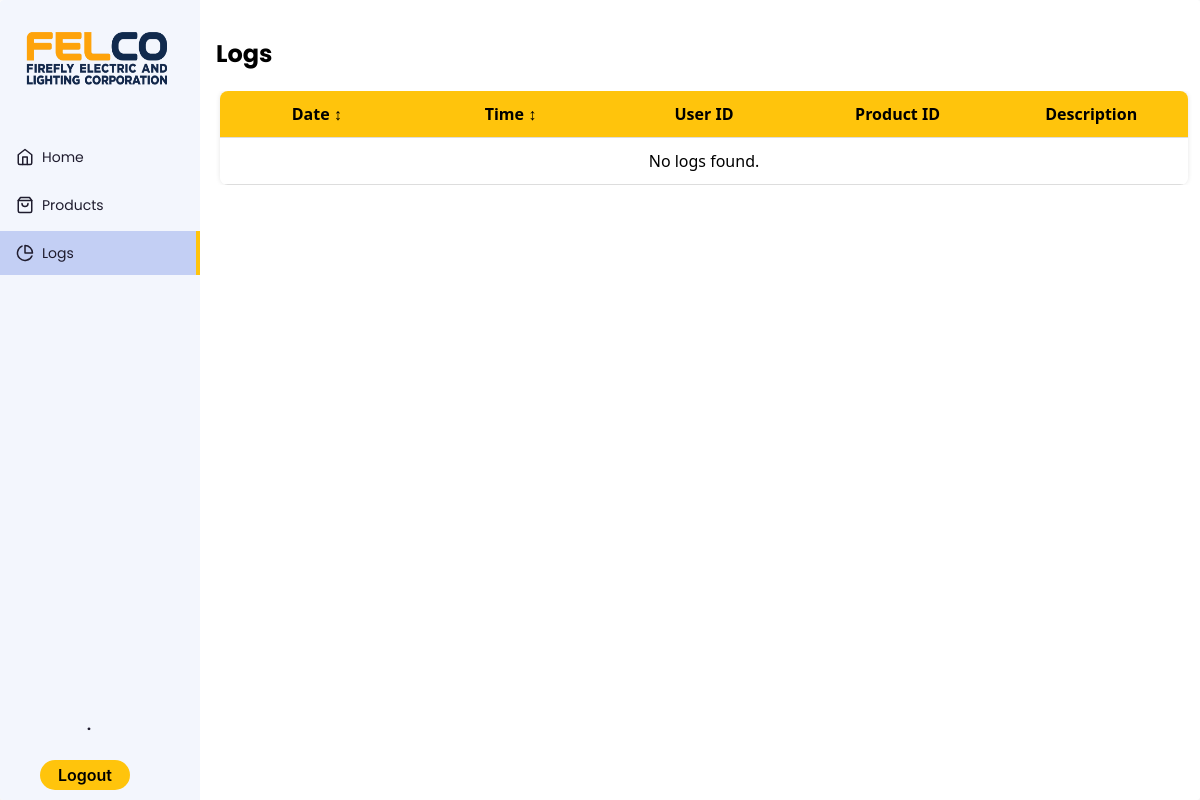
The app's page /logs.php, older data.
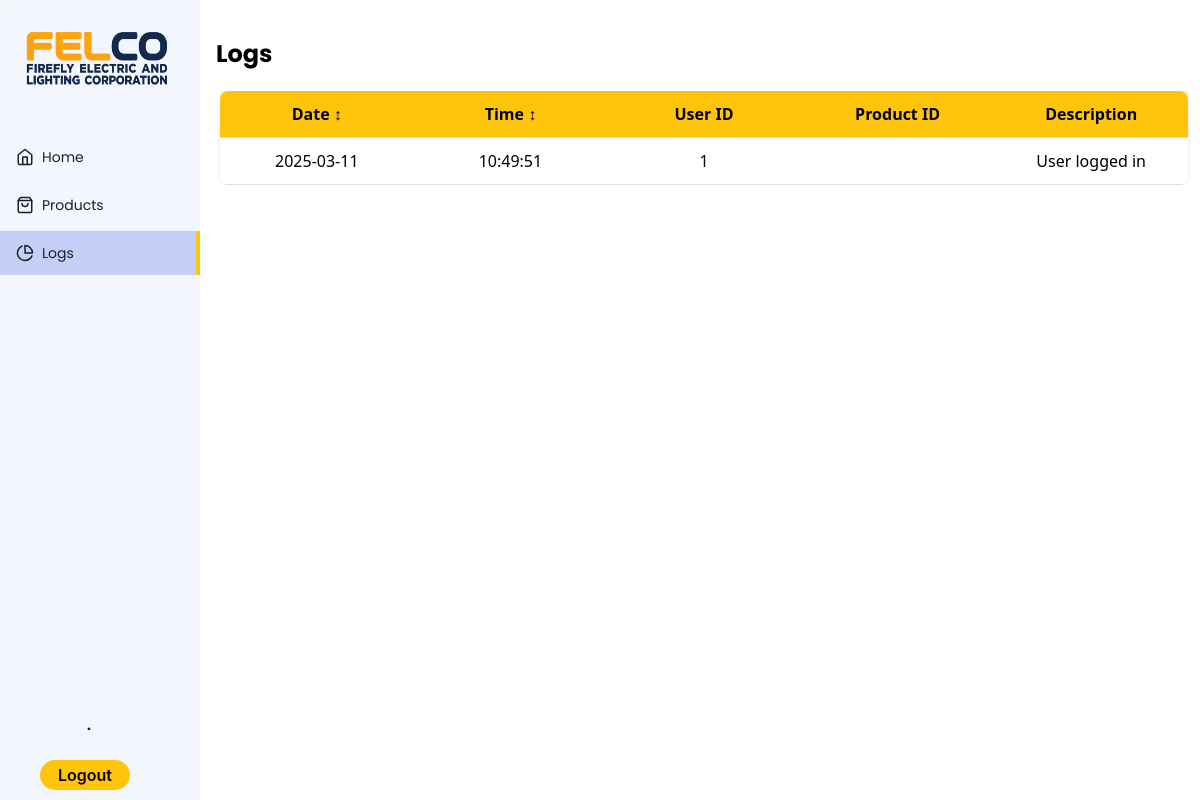
The same page, newer data.
### tables this page shows
CREATE TABLE `logs` (
  `id` INT(11) NOT NULL AUTO_INCREMENT,
  `description` VARCHAR(50) NOT NULL,
  `userID` INT(5) NOT NULL,
  `productID` INT(5) DEFAULT NULL,
  `datetime` DATETIME NOT NULL,
  PRIMARY KEY (`id`),
  KEY `userID` (`userID`),
  KEY `productID` (`productID`),
  CONSTRAINT `logs_ibfk_1` FOREIGN KEY (`userID`) REFERENCES `account` (`id`) ON DELETE CASCADE ON UPDATE CASCADE,
  CONSTRAINT `logs_ibfk_2` FOREIGN KEY (`productID`) REFERENCES `product` (`id`) ON DELETE SET NULL ON UPDATE CASCADE
);

### logs.php (the view, shortened to what this page needs)
<!DOCTYPE html>
<?php
$servername = "127.0.0.1";
$username = "root";
$password = "";
$database = "itisdev";
$conn = new mysqli($servername, $username, $password, $database);
$sql = "SELECT id, datetime, userID, productID, description FROM logs ORDER BY datetime DESC";
$result = $conn->query($sql);
$userEmail = $_SESSION['user'];
$stmt = $conn->prepare("SELECT first_name, last_name FROM account WHERE email = ?");
$stmt->bind_param("s", $userEmail);
$stmt->execute();
$stmt->bind_result($firstName, $lastName);
$lastInitial = strtoupper(substr($lastName, 0, 1));
$displayName = $firstName . " " . $lastInitial . ".";
?>
<html lang="en" >
<head>
  <link rel="stylesheet" href="https://cdnjs.cloudflare.com/ajax/libs/normalize/5.0.0/normalize.min.css">
<link rel="stylesheet" href="./style.css">
</head>
<body>
<div class="app-container">
  <div class="sidebar">
    <div class="sidebar-header">
      <div class="app-icon">
      <img src="logo.png?v=1.0" alt="App Logo" style="width: 165px; height: 80px;"/>
      </div>
    </div>
    <ul class="sidebar-list">
      <li class="sidebar-list-item">
        <a href="dashboard.php">
          <svg xmlns="http://www.w3.org/2000/svg" width="18" height="18" viewBox="0 0 24 24" fill="none" stroke="currentColor" stroke-width="2" stroke-linecap="round" stroke-linejoin="round" class="feather feather-home"><path d="M3 9l9-7 9 7v11a2 2 0 0 1-2 2H5a2 2 0 0 1-2-2z"/><polyline points="9 22 9 12 15 12 15 22"/></svg>
          <span>Home</span>
        </a>
      </li>
      <li class="sidebar-list-item">
        <a href="products.php">
          <span>Products</span>
        </a>
      </li>
      <li class="sidebar-list-item active">
        <a href="#">
          <svg xmlns="http://www.w3.org/2000/svg" width="18" height="18" viewBox="0 0 24 24" fill="none" stroke="currentColor" stroke-width="2" stroke-linecap="round" stroke-linejoin="round" class="feather feather-pie-chart"><path d="M21.21 15.89A10 10 0 1 1 8 2.83"/><path d="M22 12A10 10 0 0 0 12 2v10z"/></svg>
          <span>Logs</span>
        </a>
      </li>
    </ul>
    <div class="account-info">
    <div class="account-info-name">
      <b><?php echo htmlspecialchars($displayName); ?></b>
    </div>
</div>
<div style="display: flex;
            flex-direction: row;
            align-items: center;">
      <a href="logout.php" class="logout" style="text-decoration: none; color: inherit;">Logout</a>
    </div>
  </div>
  <div class="app-content">
    <div class="container">
    <h2>Logs</h2>
    <div class="products-area-wrapper tableView">
    <div class="table">
    <div class="table-header">
      <div class="header__item"><a class="filter__link">Date <span class="sort-icon">&#8597;</span></a></div>
      <div class="header__item"><a class="filter__link">Time <span class="sort-icon">&#8597;</span></a></div>
      <div class="header__item"><a class="filter__link">User ID </a></div>
      <div class="header__item"><a class="filter__link">Product ID </a></div>
      <div class="header__item"><a class="filter__link">Description </a></div>
    </div>
    <div class="table-content">
      <?php
      if ($result->num_rows > 0) {
          while ($row = $result->fetch_assoc()) {
              $timestamp = new DateTime($row['datetime'], new DateTimeZone('UTC'));
              $timestamp->setTimezone(new DateTimeZone('Asia/Manila'));
              $date = $timestamp->format("Y-m-d");
              $time = $timestamp->format("H:i:s");
              echo "<div class='table-row'>
                      <div class='table-data'>{$date}</div>
                      <div class='table-data'>{$time}</div>
                      <div class='table-data'>{$row['userID']}</div>
                      <div class='table-data'>{$row['productID']}</div>
                      <div class='table-data'>{$row['description']}</div>
                    </div>";
          }
      } else {
          echo "<div class='table-row'><div class='table-data' colspan='5'>No logs found.</div></div>";
      }
      ?>
    </div>
  </div>
</div>
</body>
</html>

Row changes from the older to the newer data that the page shows:
added logs: datetime "2025-03-11", datetime "10:49:51", userID "1", description "User logged in"
Text that changed along with them:
text no longer shown: "No logs found."
